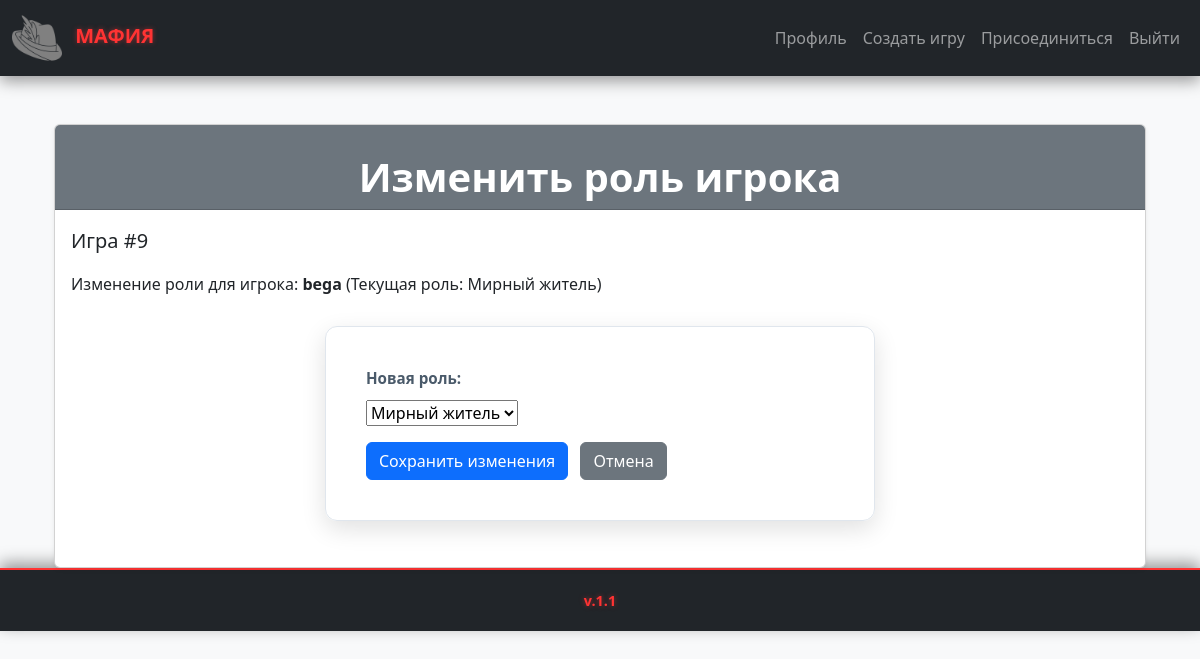
The app's page /game/9/player/55/change_role/ (signed in) with its own data.
### game_api/models.py (models this page shows, shortened)
class Game(models.Model):
    STATUS_CHOICES = [
        ('LOBBY', 'Лобби'),
        ('DAY', 'День'),
        ('NIGHT', 'Ночь'),
        ('VOTING', 'Голосование'),
        ('FINISHED', 'Завершена'),
    ]
    host = models.ForeignKey(User, on_delete=models.CASCADE, related_name='hosted_games')
    status = models.CharField('Стаутус игры',max_length=10, choices=STATUS_CHOICES, default='LOBBY')
    players_count = models.IntegerField('Общее количество игроков',default=0)
    mafia_count = models.IntegerField('Общее количество мафии',default=0)
    doctor_count = models.IntegerField('Общее количество докторов',default=0)
    commissioner_count = models.IntegerField('Общее количество шерифов',default=0)
    current_round = models.IntegerField('Текущий номер хода(0-Лобби,1-День,2-Ночь...)',default=0)
    creation_time = models.DateTimeField('Дата и время создания игры',auto_now_add=True)
    start_time = models.DateTimeField('Время старта игры',null=True, blank=True)
    end_time = models.DateTimeField('Время завершения игры',null=True, blank=True)
    class Meta:
        verbose_name = 'Игра'
        verbose_name_plural = 'Игры'

class Player(models.Model):
    ROLE_CHOICES = [
        ('CIVILIAN', 'Мирный житель'),
        ('MAFIA', 'Мафия'),
        ('DOCTOR', 'Доктор'),
        ('COMMISSIONER', 'Комиссар'),
    ]
    game = models.ForeignKey(Game, on_delete=models.CASCADE, related_name='players')
    user = models.ForeignKey(User, on_delete=models.SET_NULL, null=True, blank=True, related_name='mafia_player_profiles') # Если игрок зарегистрирован
    nickname = models.CharField('Никнейм',max_length=50)
    role = models.CharField('Роль',max_length=15, choices=ROLE_CHOICES)
    is_alive = models.BooleanField('Жив ли игрок',default=True)
    is_host = models.BooleanField('Является ли игрок ведущим',default=False)
    order_in_game = models.IntegerField('Порядок нумерации игрока в игре',default=0)
    class Meta:
        unique_together = ('game', 'nickname')
    class Meta:
        verbose_name = 'Игрок'
        verbose_name_plural = 'Игроки'

### game_api/views.py (the view)
    def _wrapped_view(request, game_id, *args, **kwargs):
        game = get_object_or_404(Game, id=game_id)
        if request.user.is_authenticated and game.host == request.user:
            return view_func(request, game_id, *args, **kwargs)
        messages.error(request, "У вас нет прав для выполнения этого действия.")
        return redirect('game_detail', game_id=game.id)

### game_api/forms.py
class ChangePlayerRoleForm(ModelForm):
    class Meta:
        model = Player
        fields = ['role']
        labels = {
            'role': 'Новая роль',
        }

### game_api/views.py (called while the page is built)
def is_host_of_game(view_func):
    def _wrapped_view(request, game_id, *args, **kwargs):
        game = get_object_or_404(Game, id=game_id)
        if request.user.is_authenticated and game.host == request.user:
            return view_func(request, game_id, *args, **kwargs)
        messages.error(request, "У вас нет прав для выполнения этого действия.")
        return redirect('game_detail', game_id=game.id)
    return _wrapped_view

@login_required
@is_host_of_game
def change_player_role(request, game_id, player_id):
    game = get_object_or_404(Game, id=game_id)
    player = get_object_or_404(Player, id=player_id, game=game)
    if request.method == 'POST':
        form = ChangePlayerRoleForm(request.POST, instance=player)
        if form.is_valid():
            form.save()
            messages.success(request, f"Роль игрока {player.nickname} изменена на {player.get_role_display()}.")
            return redirect('game_detail', game_id=game.id)
        else:
            messages.error(request, "Ошибка при изменении роли.")
    else:
        form = ChangePlayerRoleForm(instance=player)
    context = {
        'game': game,
        'player': player,
        'form': form,
    }
    return render(request, 'game_api/change_player_role.html', context)

### game_api/templates/game_api/change_player_role.html (shortened to what this page needs)
{% extends 'game_api/base.html' %} {% block title %}Подтверждение действий{% endblock %}{% load static %} {% block content %}
<div class="container mt-5">
    <div class="card shadow-sm">
        <div class="card-header bg-secondary text-white">
            <h1 class="card-title mb-0">Изменить роль игрока</h1>
        </div>
        <div class="card-body">
            <p class="card-text lead">Игра #{{ game.id }}</p>
            <p class="card-text">Изменение роли для игрока: <strong>{{ player.nickname }}</strong> (Текущая роль: {{ player.get_role_display }})</p>
            <form method="post">
                {% csrf_token %} {% for field in form %}
                <div class="mb-3">
                    {{ field.label_tag }} {{ field }}
                </div>
                {% endfor %}
                <button type="submit" class="btn btn-primary me-2">Сохранить изменения</button>
                <a href="{% url 'game_detail' game.id %}" class="btn btn-secondary">Отмена</a>
            </form>
        </div>
    </div>
</div>
{% endblock %}

### game_api/static/game_api/css/base.css (style rules this page uses)
h1, h2 { color: #2c3e50; margin-bottom: 25px; font-weight: 600; text-align: center; padding-top: 20px; }
form { padding: 40px; border-radius: 12px; box-shadow: 0 8px 25px rgba(0, 0, 0, 0.12); max-width: 550px; margin: 30px auto; border: 1px solid #e0e6ed; }
label { display: block; margin-bottom: 10px; font-weight: 600; color: #4a5a6a; font-size: 0.95em; }
body { background-color: #f8f9fa; }

### records on screen
Game: id "9"
Player: nickname "bega", role "Мирный житель", form "Мирный житель"

### other values on screen
{{ field.label_tag }} "Новая роль:"
